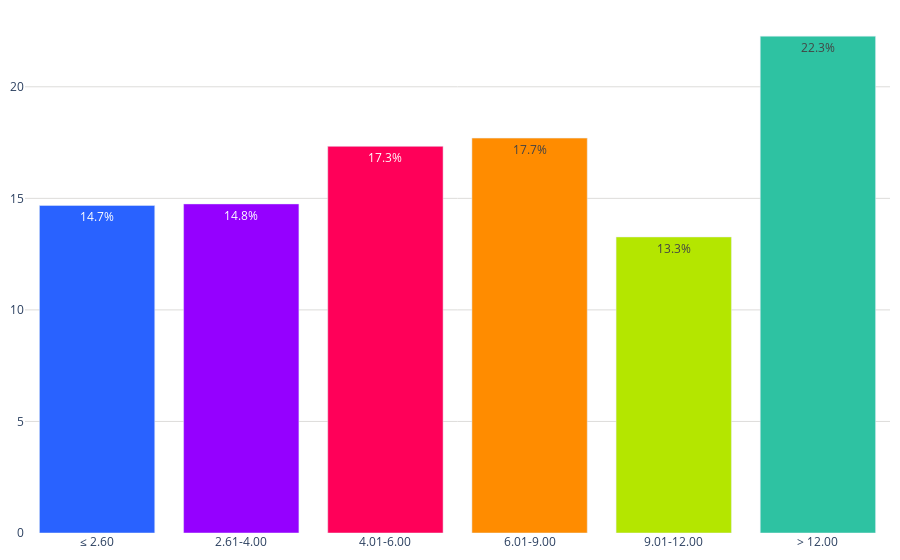

Write notebook code for a chart like this one.
### Code cell
labels = conteo_ingresos['rango_ingresos']
values = conteo_ingresos['porcentajes']
colores = ['#2962ff', '#9500ff', '#ff0059', '#ff8c00', '#b4e600', '#2EC2A2','#E50CB6']

fig = go.Figure()
fig.add_trace(go.Bar(
        x=labels, 
        y=values, 
        marker_color=colores,
        text=values,  # Texto que se mostrará en las barras (porcentaje)
        textposition='inside',  # Posición del texto (puede ser 'inside' o 'outside')
        texttemplate='%{text:.1f}%', 
    )
)    
fig.update_layout(
    #barmode='stack', 
    #title='Porcentaje de créditos en UMAS (2022)',
    #title_font_size = 22,
    yaxis=dict(
        #title='M', # Título del eje y
        gridcolor='#dddcda', # Color de las líneas que dividen los rangos del eje Y         
    ),  margin=dict(l=10, r=10, t=10, b=10),  # Ajusta los márgenes (left, right, top, bottom)
    plot_bgcolor='rgba(0,0,0,0)',  # Color de fondo del gráfico
    legend=dict(
        yanchor="top",
        y=0.99,
    )
)

# Exportar gráfica como archivo HTML
def guardar_grafico_como_html(fig, nombre_archivo, carpeta='assets\graficas'):
    # Crear la carpeta si no existe
    if not os.path.exists(carpeta):
        os.makedirs(carpeta)
    # Configuración para desactivar herramientas no deseadas
    config = {
        'displaylogo': False,  # Ocultar el logo de Plotly
        'modeBarButtonsToRemove': [
            'toImage',       # Botón para guardar como imagen
            'select2d',      # Box select
            'lasso2d',       # Lasso select
            'resetScale2d',  # Reset Axes
        ]
    }
    # Exportar el gráfico con configuración
    pio.write_html(fig, f'{carpeta}/{nombre_archivo}.html', config=config)

guardar_grafico_como_html(fig, 'g_bar_creditos_umas_2023', carpeta='assets\graficas')
fig.show()

### Figure 1 — Plotly figure (JSON) as saved in the notebook; plotly's stock layout.template omitted (floating-point values rounded to 4 significant figures)
{"data": [{"marker": {"color": ["#2962ff", "#9500ff", "#ff0059", "#ff8c00", "#b4e600", "#2EC2A2", "#E50CB6"]}, "text": [14.68, 14.75, 17.33, 17.7, 13.27, 22.27], "textposition": "inside", "texttemplate": "%{text:.1f}%", "type": "bar", "x": ["≤ 2.60", "2.61-4.00", "4.01-6.00", "6.01-9.00", "9.01-12.00", "> 12.00"], "y": [14.68, 14.75, 17.33, 17.7, 13.27, 22.27]}], "layout": {"legend": {"y": 0.99, "yanchor": "top"}, "margin": {"b": 10, "l": 10, "r": 10, "t": 10}, "plot_bgcolor": "rgba(0,0,0,0)", "yaxis": {"gridcolor": "#dddcda"}}}
